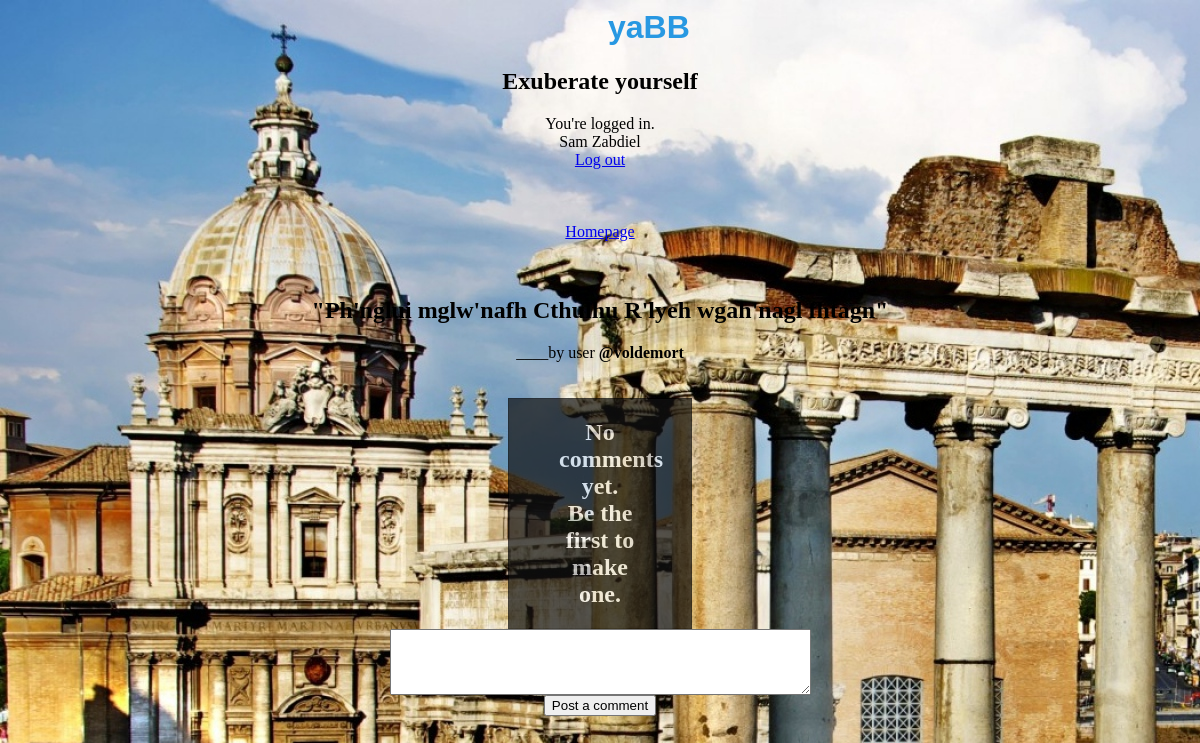
Screenshot of /post.php?postid=51 (signed in) with the database file from the repository.
### tables this page shows
CREATE TABLE IF NOT EXISTS `users` (
`id` int(11) NOT NULL,
  `username` varchar(32) NOT NULL,
  `password` varchar(32) NOT NULL,
  `email_id` varchar(32) NOT NULL,
  `firstname` varchar(32) NOT NULL,
  `lastname` varchar(32) NOT NULL
);

CREATE TABLE IF NOT EXISTS `posts` (
`post_id` int(11) NOT NULL,
  `user_id` int(11) NOT NULL,
  `post` varchar(2048) NOT NULL,
  `upvotes` int(11) NOT NULL
);

### core.inc.php (called while the page is built, shortened)
<?php
function loggedin() {
 if(isset($_SESSION['user_id'])&&!empty($_SESSION['user_id'])) {
   return true;
 }
 else {
   return false;
 }
}
 function getuserfield($field) {
   $query = "SELECT $field FROM users WHERE id='".$_SESSION['user_id']."'";
   if($query_run = mysql_query($query) or die(mysql_error())) {
     if($query_result = mysql_result($query_run,0,$field)) {
       return $query_result;
     }
   }
 }
?>

### post.php (the view, shortened to what this page needs)
<html>
<head>
      <h1>yaBB</h1>
      <h2>Exuberate yourself</h2>
</head>
<body><div class="ervything">
<?php
require 'core.inc.php';
$post_id = $_REQUEST['postid'];
if(loggedin()) {
  $firstname=getuserfield('firstname');
  $lastname=getuserfield('lastname');
  echo '<div id="loggedin">You\'re logged in.<br> '.$firstname.' '.$lastname.'  <br><a href="logout.php">Log out</a><br><br><br><br></div>';
?>
 <a href="index.php">Homepage</a> <br><br><br> <?php
$query_posts = "SELECT * From posts WHERE post_id='".$post_id."'";
$query_comments =  "SELECT * From comments WHERE post_id='".$post_id."'";
$query_post_run=mysql_query($query_posts);
if($query_comments_run = mysql_query($query_comments)){
$numb = mysql_num_rows($query_comments_run);
$post_user_id =  mysql_result($query_post_run,0,'user_id');
$post_user = mysql_query("SELECT username,id FROM users WHERE id='".$post_user_id."'");
$post_username = mysql_result($post_user,0,'username');
?><div class="post"><?php
echo '<h2>'.mysql_result($query_post_run,0,'post').'</h2>';
echo "____by user <strong>@$post_username</strong>
<br><br>";?></div><br><?php
if($numb>0){
for($i=$numb-1;$i>=0;$i--) {
  $query_comment_user = mysql_result($query_comments_run,$i,'user_id');
  $q_comment_user = mysql_query("SELECT * FROM users WHERE id='".$query_comment_user."'");
  $comment_username = mysql_result($q_comment_user,0,'username');
  echo '<div class="comment"><h3><br>';
  echo mysql_result($query_comments_run,$i,'comment');
  echo "</h3>____by user @$comment_username<br>";
  ?>
  <br></div><br>  <?php
}
}
else {
  echo '<div class="no_comments"><h2>No comments yet.<br>Be the first to make one.</h2></div>';
}
}
}
else {
   header('Location: index.php');
}
?>
<form action="post.php?postid=<?php echo $post_id?>" method="POST">
<textarea rows="4" cols="50" name="postcomment"></textarea><br>
         <input type="submit" value="Post a comment"></form>
</body>
</html>

### post.php (style rules this page uses)
h1 { text-align:center; font-family: sans-serif; color:#2898E2; border-top-style: solid; border-bottom-style: solid; border-color:black; border-width: 1px; margin-right:600px; margin-left:600px; }
h2 { opacity 0.4; }
body { text-align:center; background-image: url("Background.jpg"); }
div.no_comments { text-align:center; padding-left: 50px; padding-right: 50px; background-color:#111; opacity : 0.7; border-style: solid; border-color:black; border-width: 1px; margin-right:500px; margin-left:500px; color:#FFF; }

### rows the page displays
users: firstname "Sam", lastname "Zabdiel"
posts: post "\"Ph'nglui mglw'nafh Cthulhu R'lyeh wgah'nagl fhtagn\""
users: username "voldemort"
